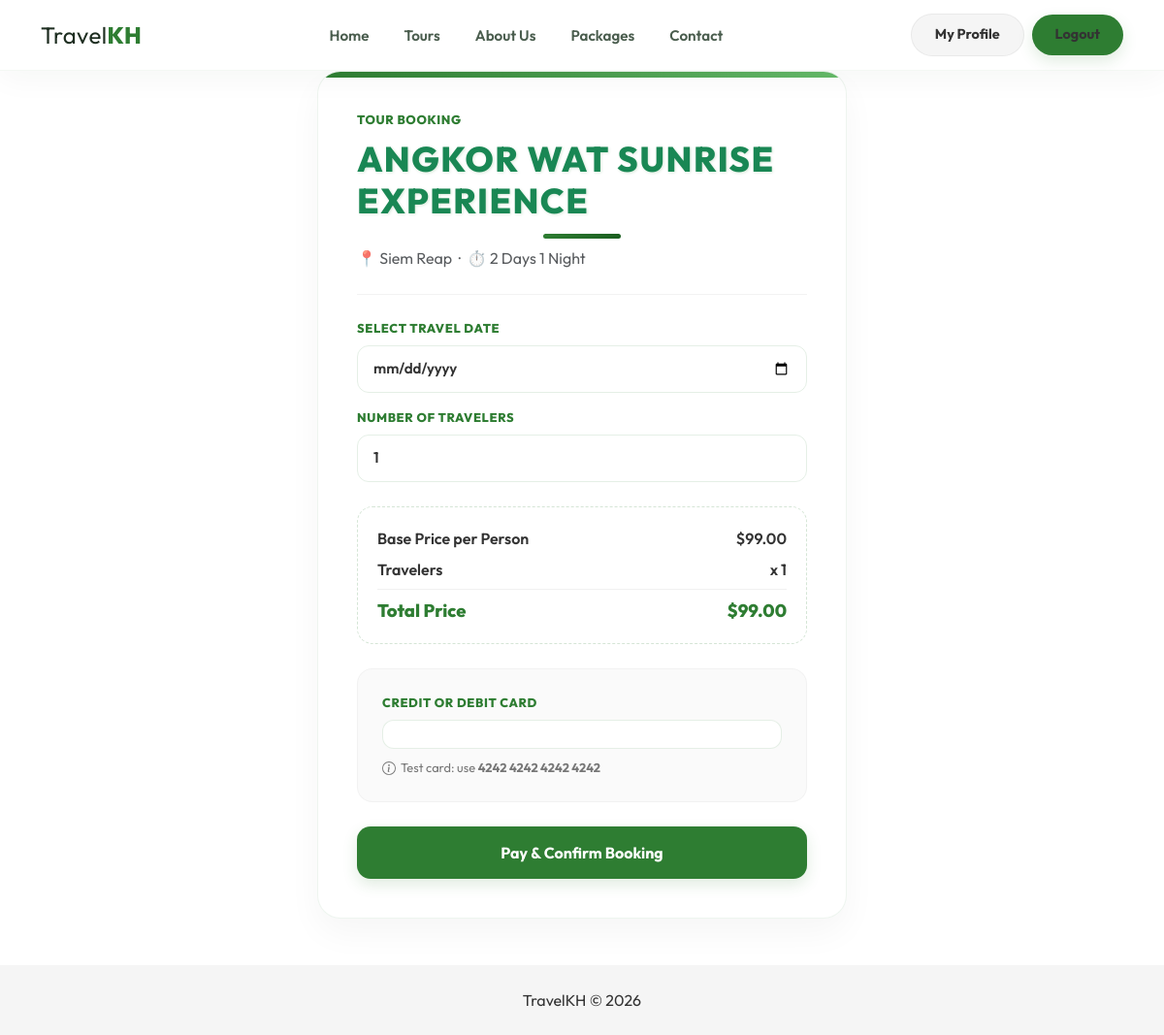
Screenshot of /user/book.php?id=1 (signed in) with the database file from the repository.
### tables this page shows
CREATE TABLE `tours` (
  `tour_id` int NOT NULL AUTO_INCREMENT,
  `title` varchar(255) NOT NULL,
  `location` varchar(100) DEFAULT 'Cambodia',
  `price` decimal(10,2) NOT NULL,
  `duration` varchar(100) DEFAULT NULL,
  `image` varchar(255) DEFAULT NULL,
  `short_description` text,
  `full_description` longtext,
  `status` enum('active','inactive') DEFAULT 'active',
  `created_at` timestamp NULL DEFAULT CURRENT_TIMESTAMP,
  PRIMARY KEY (`tour_id`)
);

### user/book.php (the view, shortened to what this page needs)
<?php
require_once __DIR__ . '/../includes/config.php';
$tourId = (int) ($_GET['id'] ?? 0);
$stmt = $conn->prepare("SELECT * FROM tours WHERE tour_id = ? AND status = 'active'");
$stmt->bind_param('i', $tourId);
$stmt->execute();
$tour = $stmt->get_result()->fetch_assoc();
include __DIR__ . '/../includes/header.php';
?>
<?php include __DIR__ . '/../includes/navbar.php'; ?>
<div class="profile-layout-section">
    <div class="container">
        <div class="row justify-content-center">
            <div class="col-lg-6">
                <div class="booking-card-modern" data-aos="fade-up">
                    <div class="booking-tour-header">
                        <span class="booking-label">Tour Booking</span>
                        <h2 class="text-success mb-2" style="font-weight:800; font-family:'Outfit';">
                            <?php echo htmlspecialchars($tour['title']); ?>
                        </h2>
                        <p class="text-muted mb-0">
                            📍 <?php echo htmlspecialchars($tour['location']); ?> &nbsp;·&nbsp; ⏱️ <?php echo htmlspecialchars($tour['duration']); ?>
                        </p>
                    </div>
                    <form id="payment-form" method="POST">
                        <div class="mb-3">
                            <label class="booking-label" for="booking_date">Select Travel Date</label>
                            <input type="date" id="booking_date" name="booking_date" class="booking-form-control" required
                                   min="<?php echo date('Y-m-d'); ?>"
                                   value="<?php echo htmlspecialchars($_POST['booking_date'] ?? ''); ?>">
                        </div>
                        <div class="mb-4">
                            <label class="booking-label" for="people">Number of Travelers</label>
                            <input type="number" id="people" name="people" class="booking-form-control" min="1" max="25" required
                                   value="<?php echo (int) ($_POST['people'] ?? 1); ?>">
                        </div>
                        <div class="price-summary-box">
                            <div class="price-summary-row">
                                <span>Base Price per Person</span>
                                <span>$<?php echo number_format($tour['price'], 2); ?></span>
                            </div>
                            <div class="price-summary-row">
                                <span>Travelers</span>
                                <span id="summary-people">x 1</span>
                            </div>
                            <div class="price-summary-row">
                                <span>Total Price</span>
                                <span id="summary-total">$<?php echo number_format($tour['price'], 2); ?></span>
                            </div>
                        </div>
                        <div class="stripe-payment-container">
                            <label class="booking-label">Credit or Debit Card</label>
                            <div id="stripe-card-wrapper" class="stripe-element-wrapper">
                            </div>
                            <div class="test-card-helper">
                                <span>Test card: use <strong>4242 4242 4242 4242</strong></span>
                            </div>
                        </div>
                        <button type="submit" id="submit-button" class="btn-pay-submit">
                            <span id="button-text">Pay & Confirm Booking</span>
                        </button>
                    </form>
                </div>
            </div>
        </div>
    </div>
</div>
<?php include __DIR__ . '/../includes/footer.php'; ?>

### assets/css/style.css (style rules this page uses)
body { font-family: 'Outfit', sans-serif; background: #ffffff; color: #333; }
:root { --primary-green: #2E7D32; --dark-green: #1B5E20; --light-gray: #F5F5F5; }
h1, h2, h4 { color: var(--primary-green); letter-spacing: 0.04em; text-transform: uppercase; text-shadow: 1px 1px 3px rgba(46, 125, 50, 0.18); }
h2 { font-size: clamp(2rem, 3vw, 3rem); margin-bottom: 0.85rem; }
h1::after, h2::after { content: ''; display: block; width: 5rem; height: 0.3rem; margin: 0.8rem auto 0; background: linear-gradient(90deg, var(--primary-green), var(--dark-green)); border-radius: 99px; }
.booking-card-modern { position: sticky; top: 100px; background: #ffffff; border: 1px solid rgba(0, 0, 0, 0.05); border-radius: 24px; padding: 32px; box-shadow: 0 12px 40px rgba(0, 0, 0, 0.04), 0 2px 8px rgba(0, 0, 0, 0.02); transition: all 0.4s cubic-bezier(0.165, 0.84, 0.44, 1); overflow: hidden; }
.booking-card-modern::before { content: ''; position: absolute; top: 0; left: 0; right: 0; height: 6px; background: linear-gradient(90deg, #2E7D32, #66BB6A); }

### user/book.php (style rules this page uses)
.booking-card-modern { background: #ffffff; border-radius: 24px; border: 1px solid rgba(46, 125, 50, 0.08); box-shadow: 0 15px 35px rgba(0,0,0,0.04); padding: 40px; }
.booking-tour-header { border-bottom: 1px solid rgba(0,0,0,0.05); padding-bottom: 25px; margin-bottom: 25px; }
.booking-label { font-size: 0.8rem; font-weight: 800; color: var(--primary-green); text-transform: uppercase; letter-spacing: 0.05em; margin-bottom: 8px; display: block; }
.booking-form-control { background: var(--soft-green-bg); border: 1px solid rgba(46, 125, 50, 0.12); border-radius: 12px; padding: 12px 16px; font-size: 0.95rem; color: var(--charcoal); font-weight: 600; width: 100%; outline: none; transition: all 0.3s ease; }
.price-summary-box { background: var(--soft-green-bg); border-radius: 16px; padding: 20px; margin: 25px 0; border: 1px dashed rgba(46, 125, 50, 0.2); }
.price-summary-row { display: flex; justify-content: space-between; font-weight: 600; color: var(--charcoal); margin-bottom: 8px; }
.price-summary-row:last-child { margin-bottom: 0; padding-top: 8px; border-top: 1px solid rgba(0,0,0,0.06); font-size: 1.15rem; font-weight: 800; color: var(--primary-green); }
.stripe-payment-container { background: #fafafa; border-radius: 16px; padding: 25px; border: 1px solid rgba(0,0,0,0.03); margin-bottom: 25px; }
.stripe-element-wrapper { background: #ffffff; border: 1px solid rgba(46, 125, 50, 0.12); border-radius: 12px; padding: 14px 16px; transition: all 0.3s ease; }
.test-card-helper { font-size: 0.8rem; color: #777; margin-top: 10px; display: flex; align-items: center; gap: 5px; }
.btn-pay-submit { background: var(--primary-green); color: #ffffff; font-weight: 700; border: none; border-radius: 14px; padding: 15px; width: 100%; box-shadow: 0 6px 15px rgba(46, 125, 50, 0.15); transition: all 0.3s ease; display: flex; align-items: center; justify-content: center; gap: 8px; }

### rows the page displays
tours: title "ANGKOR WAT SUNRISE EXPERIENCE", location "Siem Reap", duration "2 Days 1 Night", price "99.00"
